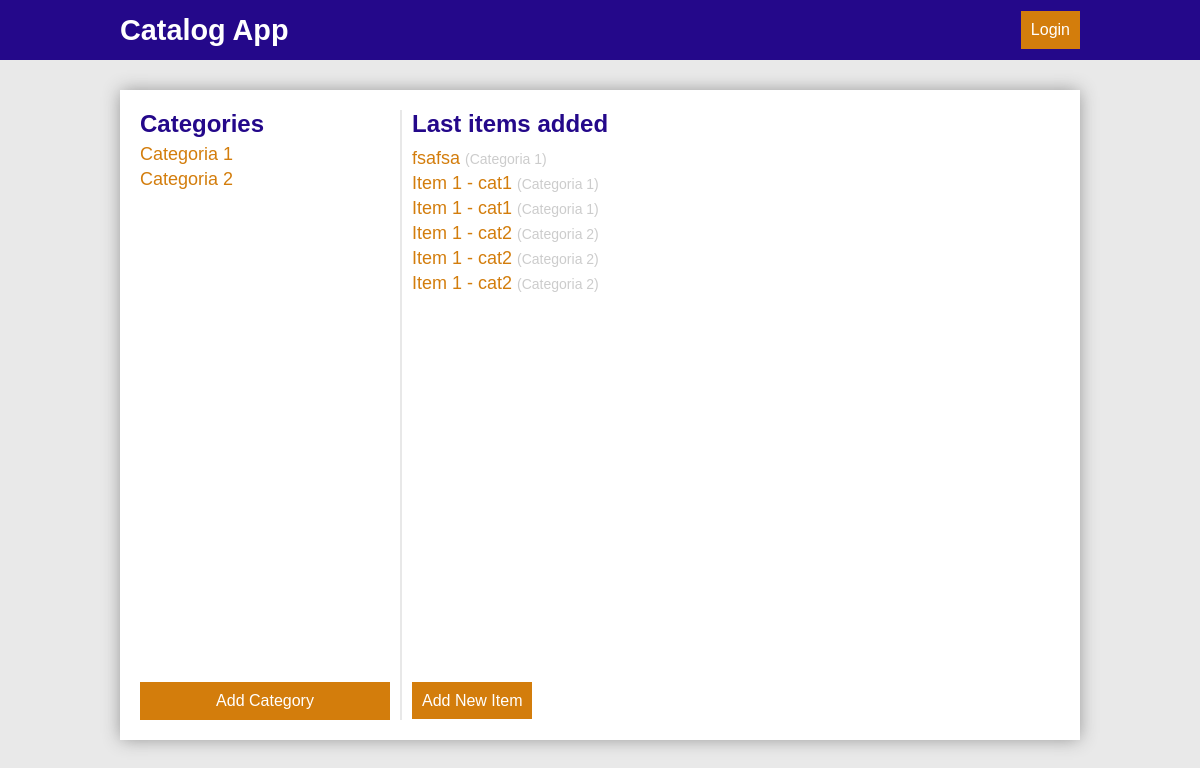
The page / on the database its author committed.
### models.py (models this page shows, shortened)
class Category(Base):
    __tablename__ = 'category'
    id = Column(Integer, primary_key=True)
    title = Column(String(120), nullable=False)
    user_id = Column(Integer, ForeignKey('user.id'))
    user = relationship(User)
    created_at = Column(TIMESTAMP, default=datetime.utcnow, nullable=False)
    updated_at = Column(TIMESTAMP, default=datetime.utcnow,
                        onupdate=datetime.utcnow, nullable=False)

class Item(Base):
    __tablename__ = 'item'
    id = Column(Integer, primary_key=True)
    title = Column(String(120), nullable=False)
    description = Column(String(400), nullable=False)
    user_id = Column(Integer, ForeignKey('user.id'))
    user = relationship(User)
    created_at = Column(TIMESTAMP, default=datetime.utcnow, nullable=False)
    updated_at = Column(TIMESTAMP, default=datetime.utcnow,
                        onupdate=datetime.utcnow, nullable=False)
    categoryId = Column(Integer, ForeignKey('category.id'))
    category = relationship(Category)

### main.py (the view)
@app.route("/")
def showHome():
    categories = session.query(Category).all()
    items = session.query(Item).order_by(desc(Item.updated_at)).limit(10).all()
    return render_template('home.html', categories=categories, items=items)

### templates/home.html
{% extends "layout.html" %} {% block title %}Index{% endblock %} {% block head %} {{ super() }} {% endblock %}{%block navbar%}{{
super() }}{%endblock%}{% block content %}
<aside id="side">
    <div>
        <h3>Categories</h3>
        <ul>
            {% for c in categories %}
            <li>
                <a href="{{url_for('showCatalogItems', categoryTitle = c.title, categoryId = c.id)}}" class="list-item">{{c.title}}</a>
            </li>
            {% endfor %}
        </ul>
    </div>
    <a href="{{url_for('newCategory')}}" class="btn btn-primary">Add Category</a>
</aside>
<div id="line"></div>
<article id="article" class="main">
    <div>
        <h2>Last items added</h2>
        <ul>
            {% for i in items %}
            <li>
                <a href="{{url_for('showItem', catalogItemId = i.category.id, itemId = i.id)}}" class="list">{{i.title}}
                    <span>({{i.category.title}})</a>
            </li>
            {% endfor %}
        </ul>
    </div>
    <div id="buttons">
        <a href="{{url_for('newItem')}}" class="btn btn-primary">Add New Item</a>
    </div>
</article>
{% endblock %}

### templates/layout.html (shortened to what this page needs)
<!doctype html>
<html>
<head>
    {% block head %}
    <link rel="stylesheet" href="{{ url_for('static', filename='style.css') }}">
    {% endblock %}
</head>
<body>
    <nav id="navbar">{%block navbar%}
        <a href="{{url_for('showHome')}}">
            <h1>Catalog App</h1>
        </a>
        <a href="" class="btn btn-primary">Login</a>
        {%endblock%}
    </nav>
    <div id="container">{% block content %}{% endblock %}</div>
</body>
</html>

### static/style.css (style rules this page uses)
* { box-sizing: border-box; margin: 0; font-family: Verdana, Geneva, Tahoma, sans-serif; }
body { background-color: #e9e9e9; }
ul { padding: 0; list-style-type: none; }
li a { font-size: 18px; text-decoration: none; display: block; color: #d37d0c; margin-bottom: 4px; }
li span { font-size: 16px; }
.btn { border: 0em; color: #ffffff; padding: 10px 10px; font-size: 16px; text-decoration: none; color: #ffffff; text-align: center; }
.btn-primary { background-color: #d37d0c; }
#navbar { padding: 20px 10%; background-color: #24088a; display: flex; height: 60px; align-items: center; justify-content: space-between; }
#navbar h1 { font-size: 1.8em; }
#navbar a { text-decoration: none; color: #ffffff; }
#container { background-color: #ffffff; margin: 30px 10%; padding: 20px; -webkit-box-shadow: 0px 0px 17px -1px rgba(145, 145, 145, 1); -moz-box-shadow: 0px 0px 17px -1px rgba(145, 145, 145, 1); box-shadow: 0px 0px 17px -1px rgba(145, 145, 145, 1); display: flex; flex-direction: row; }
.main { min-height: 75vh; }
.main h2 { font-size: 24px; color: #24088a; margin-bottom: 10px; }
.main { font-size: 14px; color: #383838; margin-bottom: 10px; }
#side { display: flex; justify-content: space-between; flex-direction: column; width: 250px; }
#side h3 { font-size: 24px; color: #24088a; margin-bottom: 6px; }
#side li { display: flex; align-items: center; }
#side .list-item { flex-grow: 1; }
#line { width: 2px; background-color: #cccccc73; margin: 0 10px; }
#article { flex-grow: 1; display: flex; justify-content: space-between; flex-direction: column; }
#article span { color: #cccccc; font-size: 14px; }

### rows shown on the page
Category: title "Categoria 1"
Category: title "Categoria 2"
Item: title "fsafsa", category "Categoria 1"
Item: title "Item 1 - cat1", category "Categoria 1"
Item: title "Item 1 - cat1", category "Categoria 1"
Item: title "Item 1 - cat2", category "Categoria 2"
Item: title "Item 1 - cat2", category "Categoria 2"
Item: title "Item 1 - cat2", category "Categoria 2"
